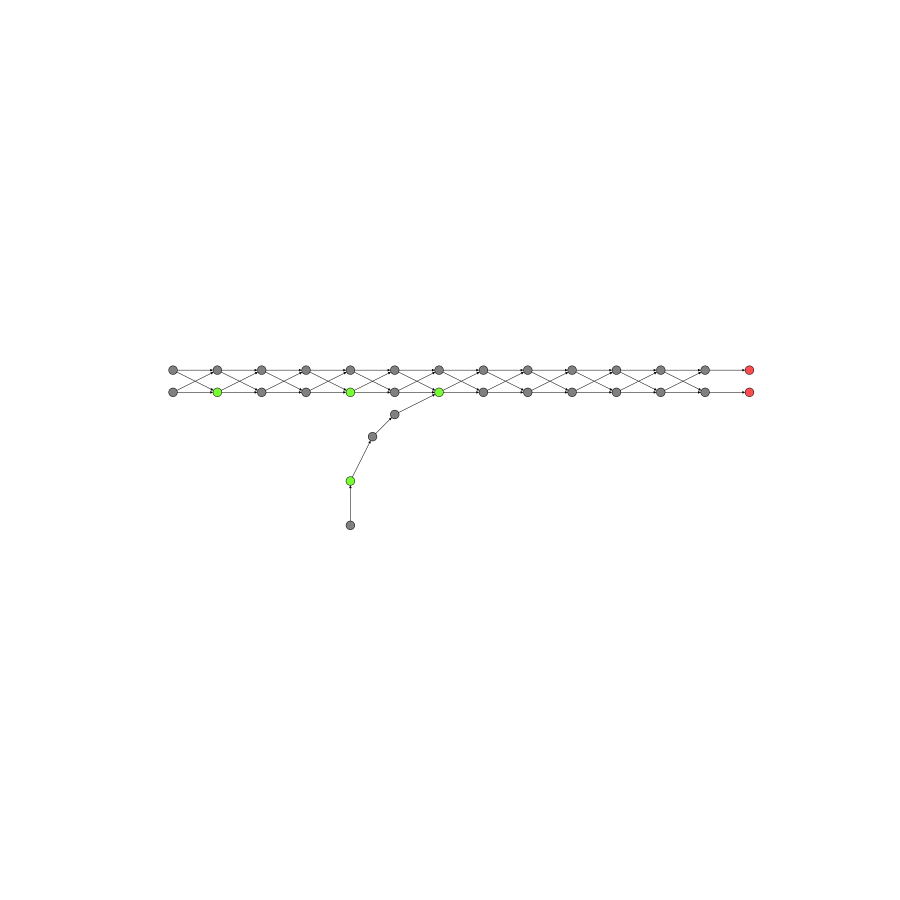
#> input picture CNN_Classifier/selector/data_henri/test/0903_n_04.png, 1800 x 1800 px, found by its file name (shown at 1/2 size); its folder holds only this picture in this run
$ jupyter execute --allow-errors classifier.ipynb
#> lines starting #> are read from the running program, lines starting #| are printed output that depends on the picture
[cell 1]
import os
from pathlib import Path

import torch
import torchvision
from torchvision import transforms
from torchvision.datasets import ImageFolder
from torch.utils.data import DataLoader

from torch import nn, optim
import torch.nn.functional as F

import torchvision.models as models

import pandas as pd
from PIL import Image
import matplotlib.pyplot as plt

[cell 2]
project_path = "..\\Thesis_Code"
os.chdir(project_path)

[cell 3]
# [7 lines of commented-out code are left out]
data_folder = "data_henri"


train_path = Path.cwd() / "CNN_classifier" / "selector" / data_folder / "train"
val_path = Path.cwd() / "CNN_classifier" / "selector" / data_folder / "validation"
test_path = Path.cwd() / "CNN_classifier" / "selector" / data_folder / "test"

#> (a cell that did not finish here is left out)

[cell 5]
# [65 lines left out: functions evaluate_model, train_model, not called in this run]

#> (a cell that did not finish here is left out)

#> (a cell that did not finish here is left out)

[cell 8]
def apply_test_transforms(inp):
    out = transforms.functional.resize(inp, [224,224])
    out = transforms.functional.to_tensor(out)
    out = transforms.functional.normalize(out, [0.485, 0.456, 0.406], [0.229, 0.224, 0.225])
    return out

[cell 9]
test_data_files = os.listdir(test_path)

csv_file_path = "./MAPF_Framework/solver/" + data_folder + "/" + "test_data.csv"
#> (the rest of this cell did not finish here and is left out)

#> (a cell that did not finish here is left out)

#> (a cell that did not finish here is left out)

[cell 12]
x_titles = [r'$\pi_{A}$', r'$\pi_{B}$', r'$\pi$', "Worst"]

def make_graph_diff(costs_in):
    costs = dict((key,value) for key, value in costs_in.items() if key != "best")

    plt.figure(figsize=(8,5))
    plt.rcParams.update({'font.size': 16})

    plt.title("Exp. HENRI")
    plt.xlabel("mappings")
    plt.ylabel("difference with " + r"T($\pi^{*}$)")

    plt.bar(range(len(costs)), list(costs.values()), align="center", width = 0.6, color=["C0", "C0", "C2", "C0"])
    plt.xticks(range(len(costs)), x_titles)

    costs_list = list(costs.values())
    ymin = 0
    ymax = 80

    plt.ylim([ymin, ymax])
    plt.grid()
    #plt.show()
    plt.savefig('result_exp_henri.pdf', bbox_inches='tight')

#> (a cell that did not finish here is left out)

#> (a cell that did not finish here is left out)

#> (a cell that did not finish here is left out)

[cell 16]
b_count_ft = 0
total_costs_ft = {
  "A": 0,
  "B": 0,
  "model": 0,
  "best": 0,
  "worst": 0
}

# Make predictions
#> (the rest of this cell did not finish here and is left out)

[cell 17]
diff_total_costs_ft = {k: v-total_costs_ft["best"] for k, v in total_costs_ft.items()}
#> diff_total_costs_ft = {'A': 0, 'B': 0, 'model': 0, 'best': 0, 'worst': 0}
diff_total_costs_ft
#> Out has the same summary as diff_total_costs_ft

#> (a cell that did not finish here is left out)

[cell 19]
make_graph_diff(diff_total_costs_ft)
#> in make_graph_diff, `costs = dict((key,value) for key, value in costs_in.items() if key != ..`: costs = {'A': 0, 'B': 0, 'model': 0, 'worst': 0}
#> in make_graph_diff, `costs_list = list(costs.values())`: costs_list = [0, 0, 0, 0]
#> in make_graph_diff, `plt.savefig('result_exp_henri.pdf', bbox_inches='tight')`:
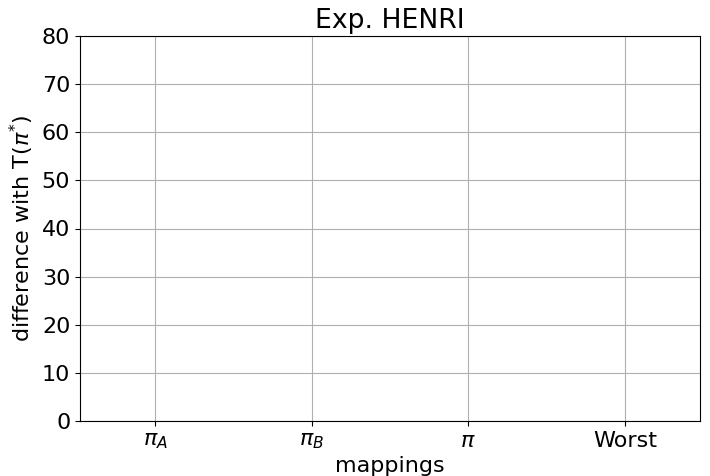
#> figure drawn by matplotlib, 1 panel
